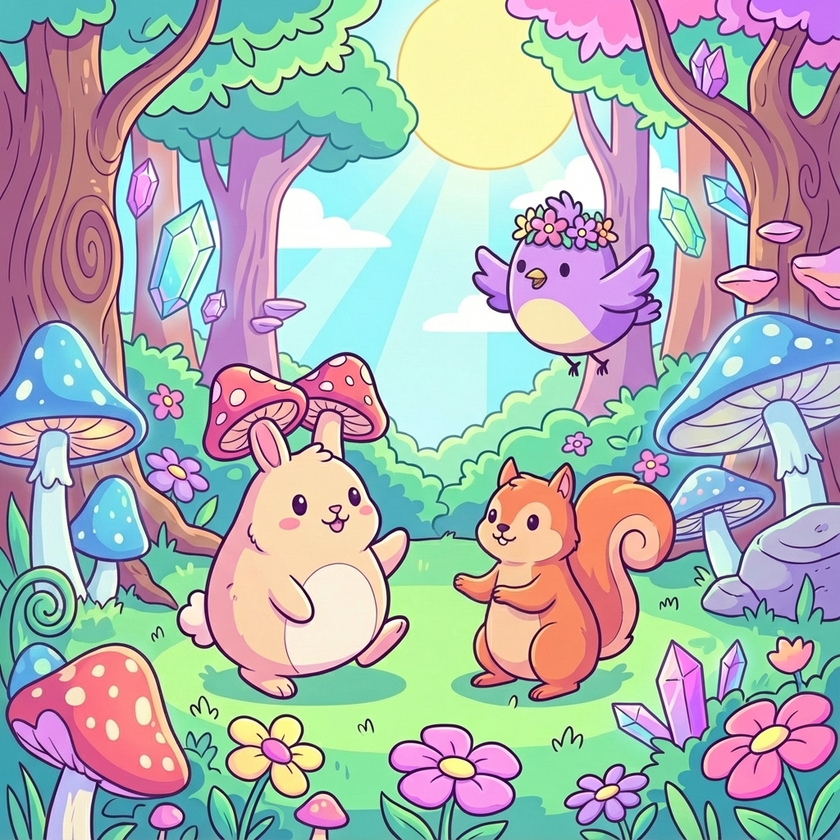
#> input picture assets/images/level_1_diff.png, 840 x 840 px, shrunk from 1024 x 1024 before the run
$ python find_differences.py assets/images/level_1_diff.png assets/images/level_1_orig.png
#> lines starting #> are read from the running program, lines starting #| are printed output that depends on the picture; after the words box and inside, x2 and y2 are one past the last pixel; in counts of white or black regions, pixels touching at a corner belong together
import sys
import json
import cv2
import numpy as np

def find_differences(orig_path, diff_path, threshold=30):
#> called with orig_path = 'assets/images/level_1_diff.png', diff_path = 'assets/images/level_1_orig.png', threshold = 30
    orig = cv2.imread(orig_path)
#> orig is the input picture: shape (840, 840, 3); mean B, G, R 175.9, 176.6, 170.9
    diff = cv2.imread(diff_path)
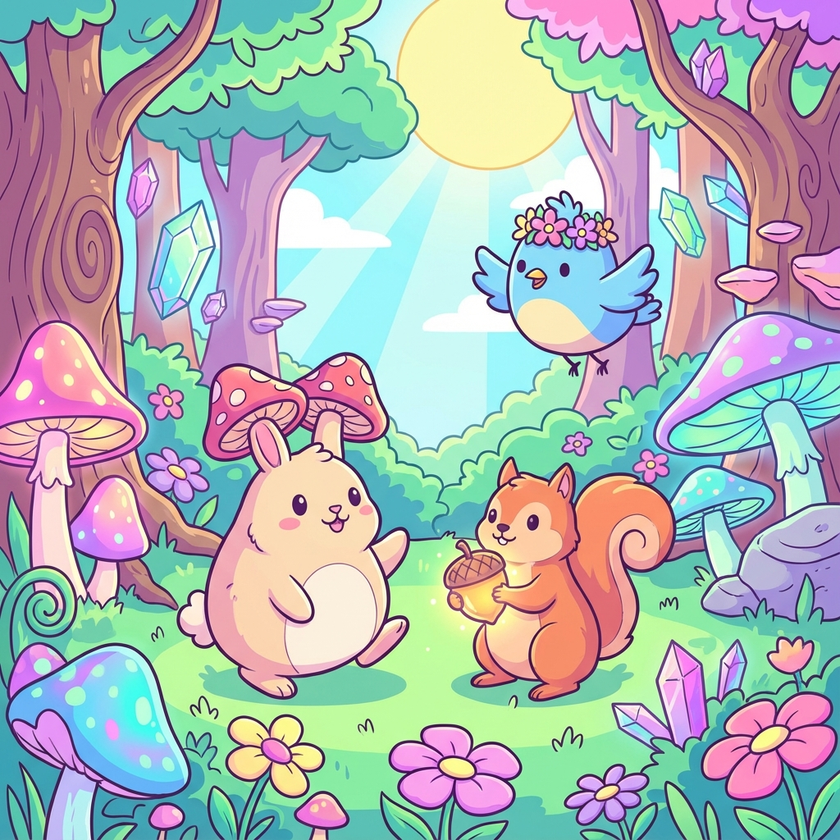
#> input picture assets/images/level_1_orig.png, 840 x 840 px, shrunk from 1024 x 1024 before the run
#> diff is the input picture: shape (840, 840, 3); mean B, G, R 180.4, 180.6, 172
    if orig is None or diff is None:
        raise FileNotFoundError('Image not found')
    # Compute absolute difference per channel and sum
    diff_mask = np.sum(cv2.absdiff(orig, diff), axis=2) > threshold
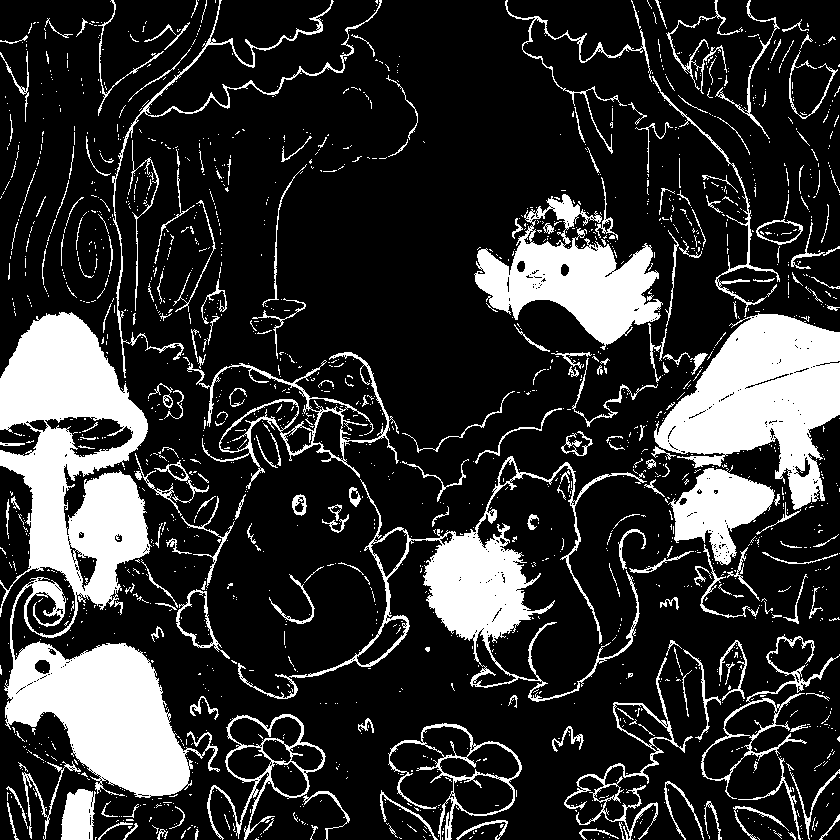
#> diff_mask: shape (840, 840) bool; 19.6% white; 1795 white regions (1553 under 20 px), largest, box (x1, y1, x2, y2) and area: (0, 312, 220, 798) 44860, (654, 313, 840, 510) 19924, (238, 456, 647, 702) 12982
    # Connected components
    num_labels, labels, stats, centroids = cv2.connectedComponentsWithStats(diff_mask.astype(np.uint8), connectivity=8)
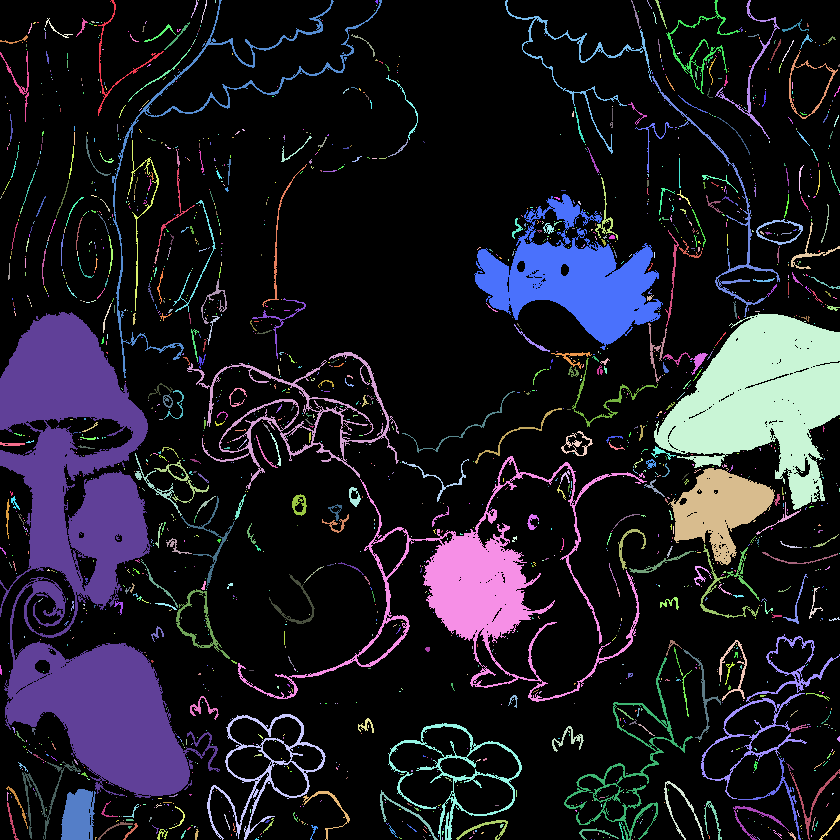
#> labels: shape (840, 840) int32; 1796 distinct labels, from 0 to 1795; one colour per label, 0 black
#> num_labels = 1796; stats = 1796 rows, first 6: [0, 0, 840, 840, 567140], [98, 0, 66, 116, 348], [191, 0, 7, 18, 26], [198, 0, 1, 1, 1], [201, 0, 6, 23, 25], [215, 0, 1, 3, 3]; centroids = 1796 pairs, first value 0.4 to 839, second value 0 to 839
    results = []
    h, w = diff_mask.shape
#> h = 840; w = 840
    for i in range(1, num_labels):  # skip background 0
        cx, cy = centroids[i]
        results.append({
            "id": i,
            "x": round(cx / w, 4),
            "y": round(cy / h, 4)
        })
#> this loop made 1795 passes
#> (cx, cy) on passes 1 to 3: (115.5, 60.41), (194.5, 7.81), (198, 0)
#> after the loop, results = 1795 items
    return results

if __name__ == '__main__':
    if len(sys.argv) != 3:
        print('Usage: python find_differences.py <orig_path> <diff_path>')
        sys.exit(1)
    orig_path = sys.argv[1]
    diff_path = sys.argv[2]
    diffs = find_differences(orig_path, diff_path)
#> diffs = 1795 items
    print(json.dumps(diffs, ensure_ascii=False, indent=2))
#> (printed output is left out)
